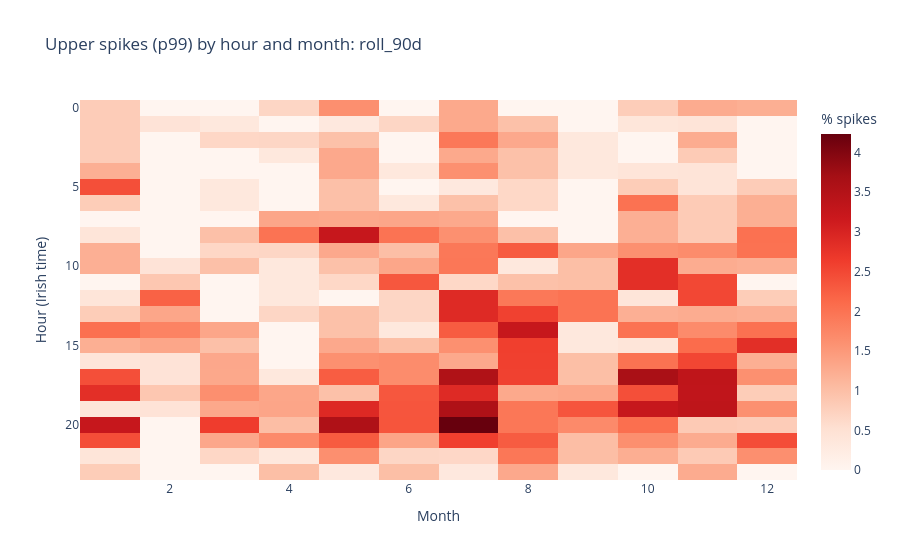

Notebook cell for this chart:
### Markdown cell above
## 4. When spikes occur

Because the spread already removes the day-ahead daily shape, any remaining concentration of spikes at particular hours or months reflects balancing conditions rather than the demand profile.

### Code cell
def spike_heatmap(flag, title):
    local = flag.index.tz_convert("Europe/Dublin")
    heat = flag.groupby([local.hour, local.month]).mean().unstack() * 100
    return px.imshow(heat, aspect="auto", color_continuous_scale="Reds",
                     labels=dict(x="Month", y="Hour (Irish time)", color="% spikes"), title=title)

spike_heatmap(labels[PRIMARY]["up_99"], f"Upper spikes (p99) by hour and month: {PRIMARY}")

### Figure 1 — Plotly figure (JSON) as saved in the notebook; plotly's stock layout.template omitted (floating-point values rounded to 4 significant figures; data arrays with more than 128 entries replaced by an {"elided": "..."} marker saying what was removed)
{"data": [{"coloraxis": "coloraxis", "hovertemplate": "Month: %{x}<br>Hour (Irish time): %{y}<br>% spikes: %{z}<extra></extra>", "name": "0", "type": "heatmap", "x": [1, 2, 3, 4, 5, 6, 7, 8, 9, 10, 11, 12], "xaxis": "x", "y": [0, 1, 2, 3, 4, 5, 6, 7, 8, 9, 10, 11, 12, 13, 14, 15, 16, 17, 18, 19, 20, 21, 22, 23], "yaxis": "y", "z": {"elided": "24x12 float values"}}], "layout": {"coloraxis": {"autocolorscale": false, "colorbar": {"title": {"text": "% spikes"}}, "colorscale": [[0, "rgb(255,245,240)"], [0.125, "rgb(254,224,210)"], [0.25, "rgb(252,187,161)"], [0.375, "rgb(252,146,114)"], [0.5, "rgb(251,106,74)"], [0.625, "rgb(239,59,44)"], [0.75, "rgb(203,24,29)"], [0.875, "rgb(165,15,21)"], [1, "rgb(103,0,13)"]]}, "title": {"text": "Upper spikes (p99) by hour and month: roll_90d"}, "xaxis": {"anchor": "y", "domain": [0, 1], "title": {"text": "Month"}}, "yaxis": {"anchor": "x", "autorange": "reversed", "domain": [0, 1], "title": {"text": "Hour (Irish time)"}}}}
